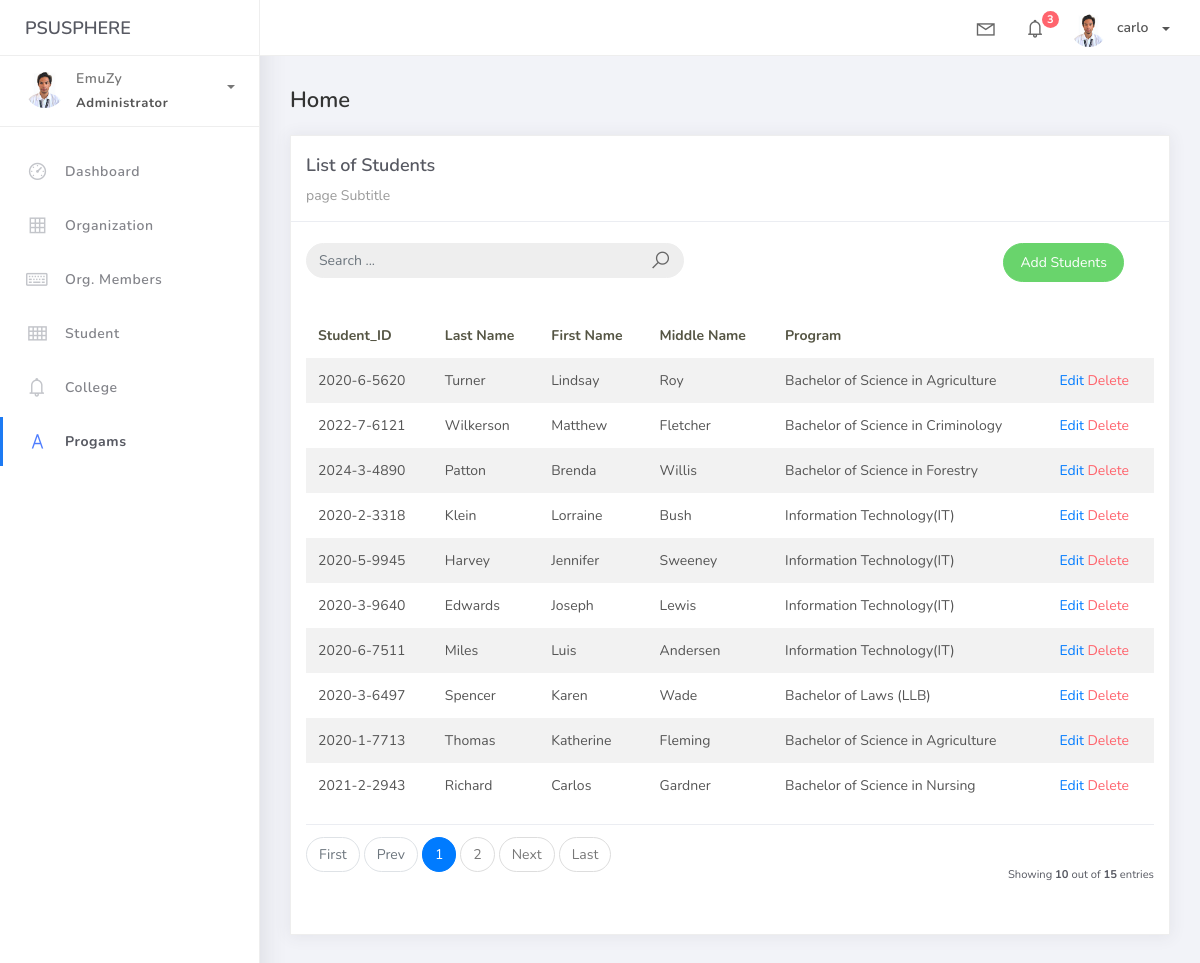
Screenshot of /student_list with the database file from the repository.
### studentorg/models.py (models this page shows, shortened)
class BaseModel(models.Model):
    create_at = models.DateTimeField(auto_now_add = True, db_index = True)
    update_at = models.DateTimeField(auto_now = True)
    class Meta:
        abstract = True

class Student(BaseModel):
    student_id = models.CharField(max_length = 15)
    firstname = models.CharField(max_length = 25)
    lastname = models.CharField(max_length = 25)
    middlename = models.CharField(max_length = 25, blank = True, null = True)
    program = models.ForeignKey(Program, on_delete = models.CASCADE)

class Program(BaseModel):
    prog_name = models.CharField(max_length = 150)
    college = models.ForeignKey(College, on_delete = models.CASCADE)
    def __str__(self):
        return self.prog_name

### studentorg/views.py (the view)
# urls.py: path('student_list', StudentList.as_view(), name='students-list'),
class StudentList(ListView):
    model = Student
    context_object_name = 'student'
    template_name = "student_list.html"
    paginate_by = 10
    def get_queryset(self, *args, **kwargs):
        qs = super(StudentList, self).get_queryset(*args, **kwargs)
        if self.request.GET.get("q") != None:
            query = self.request.GET.get('q')
            qs = qs.filter(Q(student_id__icontains=query) |
            Q(lastname__icontains=query) | Q(firstname__icontains=query) |
            Q(middlename__icontains=query) | Q(program__prog_name__icontains=query) )
        return qs

### templates/student_list.html
{% extends 'base.html' %}
{% load static %}
{% block content %}
<div class="content">
  <div class="container-fluid">
    <h4 class="page-title">Home</h4>
    <div class="row">
      <div class="col-md-12">
        <div class="card">
          <div class="card-header">
            <div class="card-title">List of Students</div>
          <div class="card-category">page Subtitle</div>
            </div>
            <br />
            <div class="col-md-12 row">
                <div class="col-md-6">
                  <form class="navbar-left navbar-form nav-search mr-md-3" action="{% url 'student-list' %}">
                    <div class="input-group">
                        <input type="text" placeholder="Search ..." class="form-control" name="q" />
                            <div class="input-group-append">
                                <span class="input-group-text">
                                    <i class="la la-search search-icon"></i>
                                </span>
                            </div>
                        </div>
                    </form>
                </div>
                <div class="col-md-6">
                    <div class="pull-right">
                        <a href="{% url 'student-add' %}" class="btn btn-success btn-rounded">Add Students</a>
                    </div>
                </div>
            </div>
          <div class="card-body">
            <table class="table table-striped mt-3">
              <thead>
                <tr>
                  <th scope="col">Student_ID</th>
                  <th scope="col">Last Name</th>
                  <th scope="col">First Name</th>
                  <th scope="col">Middle Name</th>
                  <th scope="col">Program</th>
                </tr>
              </thead>
              <tbody>
                {% for object in object_list %}
                  <tr>
                    <td>{{ object.student_id }}</td>
                    <td>{{ object.lastname }}</td>
                    <td>{{ object.firstname }}</td>
                    <td>{{ object.middlename }}</td>
                    <td>{{ object.program }}</td>
                    <td>
                        <a href="student_list/{{ object.id }}">Edit</a>
                        <a href="student_list/{{ object.id }}/delete" class="text-danger">Delete</a>
                    </td>
                    </tr>
                    {% empty %}
                    <tr>
                     <td colspan="4" style="text-align: center">
                        <p class="text-sm font-weight-bold mb-0">No Records Found</p>
                    </td>
                  </tr>
                {% endfor %}
              </tbody>
            </table>
            {% include 'includes/pagination.html' %}
          </div>
        </div>
      </div>
    </div>
  </div>
</div>
{% endblock %}

### rows the page displays
Student: student_id "2020-6-5620", lastname "Turner", firstname "Lindsay", middlename "Roy", program "Bachelor of Science in Agriculture"
Student: student_id "2022-7-6121", lastname "Wilkerson", firstname "Matthew", middlename "Fletcher", program "Bachelor of Science in Criminology"
Student: student_id "2024-3-4890", lastname "Patton", firstname "Brenda", middlename "Willis", program "Bachelor of Science in Forestry"
Student: student_id "2020-2-3318", lastname "Klein", firstname "Lorraine", middlename "Bush", program "Information Technology(IT)"
Student: student_id "2020-5-9945", lastname "Harvey", firstname "Jennifer", middlename "Sweeney", program "Information Technology(IT)"
Student: student_id "2020-3-9640", lastname "Edwards", firstname "Joseph", middlename "Lewis", program "Information Technology(IT)"
Student: student_id "2020-6-7511", lastname "Miles", firstname "Luis", middlename "Andersen", program "Information Technology(IT)"
Student: student_id "2020-3-6497", lastname "Spencer", firstname "Karen", middlename "Wade", program "Bachelor of Laws (LLB)"
Student: student_id "2020-1-7713", lastname "Thomas", firstname "Katherine", middlename "Fleming", program "Bachelor of Science in Agriculture"
Student: student_id "2021-2-2943", lastname "Richard", firstname "Carlos", middlename "Gardner", program "Bachelor of Science in Nursing"

### other values shown
{{ page_num }} "1"
{{ page_num }} "2"
{{ object_list.count }} "10"
{{ paginator.count }} "15"
